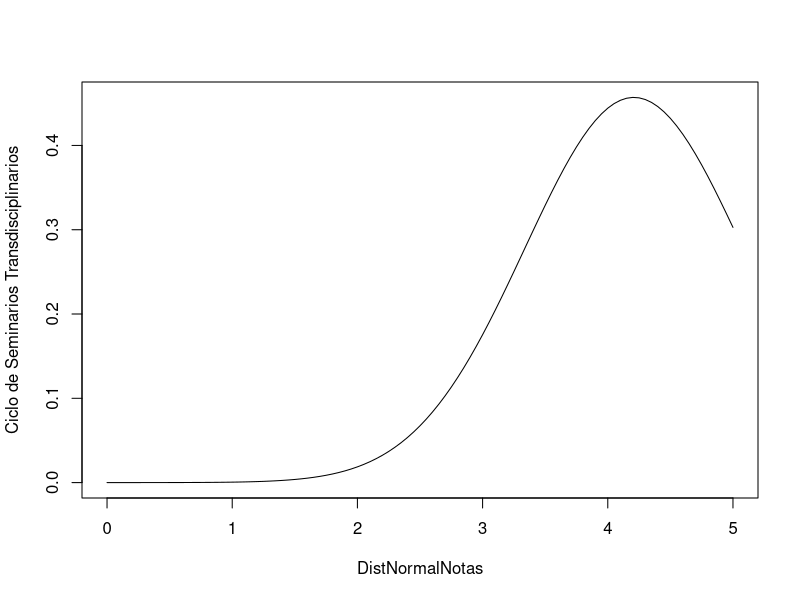

Generate this figure with R: (Note: this script raises an error after producing the figure.)
notasencuestasatisf <- c(4,5,5,3,5,4,5,4,4,4,4,4,5,2,4,4,4,3,4,3.5,
4,0,4,4,4,5,5,5,5,4,4,5,5,4,4,5,5,5,5,4,4,5,3,3,3,5,3,5,5,4,4,5,4,5,
4,5,5,5,5,3,4,5,5,4,5,3,5,4,4,3.5,4,5,5,4,4,4,5,5,4,3,3,5,5,3,3,2,5,
4,5,3,4,3,4,5,4,2,4,4,4,3.5,4,3,5,4,2,1,5,4,3,3.5,5,5,5,4,5,4,4,4,5,
4,4,5,5,4,5,4,5,5,5,4,4,3,5,3,5,4,5,5,4,5,5,5,5,5,5,5,5,5,4,5,4,3,5,
2,3,3,5,5,3,4,4,5,5,4,4,4,5,5,4,4.5,4,5,5,4,3,4,5,5,5,4,3,5,5,4,4,4,
5,5,4,5)
mean(notasencuestasatisf)
sd(notasencuestasatisf)

plot(function(notasencuestasatisf)dnorm(notasencuestasatisf,
     mean=4.207895,sd=0.872987),
     0,5,xlab="DistNormalNotas",
     ylab="Ciclo de Seminarios Transdisciplinarios")

mean(IndexTiempo$MinutosCTrab)
sd(IndexTiempo$MinutosCTrab)

MinutosCTrab <- IndexTiempo$MinutosCTrab
plot(function(MinutosCTrab)dnorm(MinutosCTrab, mean = 44.77, sd = 25.49), 0,5, xlab = "Distribuci??n Normal", ylab = "Probabilidad")



